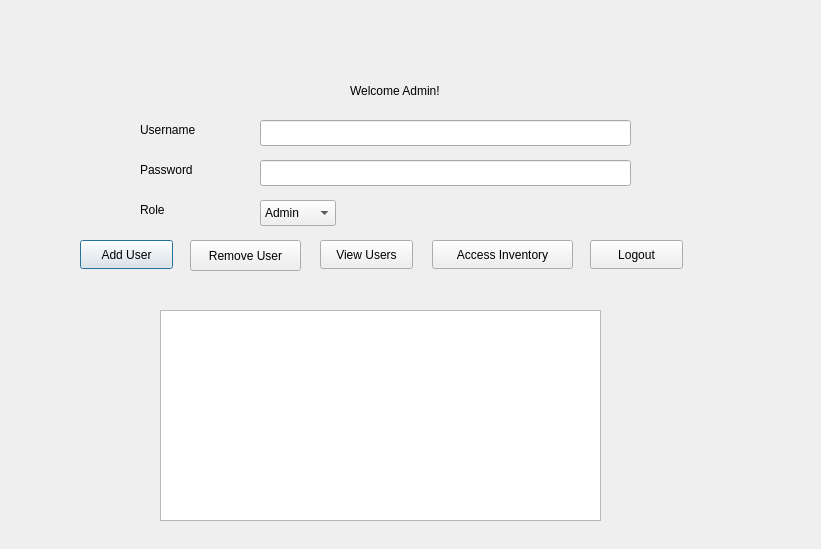
<?xml version="1.0" encoding="UTF-8"?>
<ui version="4.0">
 <class>AdminWindow</class>
 <widget class="QDialog" name="AdminWindow">
  <property name="geometry">
   <rect>
    <x>0</x>
    <y>0</y>
    <width>821</width>
    <height>549</height>
   </rect>
  </property>
  <property name="windowTitle">
   <string>Dialog</string>
  </property>
  <widget class="QLabel" name="labelAdmin">
   <property name="geometry">
    <rect>
     <x>350</x>
     <y>80</y>
     <width>121</width>
     <height>21</height>
    </rect>
   </property>
   <property name="text">
    <string>Welcome Admin!</string>
   </property>
  </widget>
  <widget class="QPushButton" name="pushButtonAddUser">
   <property name="geometry">
    <rect>
     <x>80</x>
     <y>240</y>
     <width>93</width>
     <height>29</height>
    </rect>
   </property>
   <property name="text">
    <string>Add User</string>
   </property>
  </widget>
  <widget class="QPushButton" name="pushButtonRemoveUser">
   <property name="geometry">
    <rect>
     <x>190</x>
     <y>240</y>
     <width>111</width>
     <height>31</height>
    </rect>
   </property>
   <property name="text">
    <string>Remove User</string>
   </property>
  </widget>
  <widget class="QPushButton" name="pushButtonViewUsers">
   <property name="geometry">
    <rect>
     <x>320</x>
     <y>240</y>
     <width>93</width>
     <height>29</height>
    </rect>
   </property>
   <property name="text">
    <string>View Users</string>
   </property>
  </widget>
  <widget class="QPushButton" name="pushButtonLogout">
   <property name="geometry">
    <rect>
     <x>590</x>
     <y>240</y>
     <width>93</width>
     <height>29</height>
    </rect>
   </property>
   <property name="text">
    <string>Logout</string>
   </property>
  </widget>
  <widget class="QLabel" name="LabelUsername">
   <property name="geometry">
    <rect>
     <x>140</x>
     <y>120</y>
     <width>131</width>
     <height>20</height>
    </rect>
   </property>
   <property name="text">
    <string>Username</string>
   </property>
  </widget>
  <widget class="QLabel" name="labelPassword">
   <property name="geometry">
    <rect>
     <x>140</x>
     <y>160</y>
     <width>63</width>
     <height>20</height>
    </rect>
   </property>
   <property name="text">
    <string>Password</string>
   </property>
  </widget>
  <widget class="QLabel" name="labelRole">
   <property name="geometry">
    <rect>
     <x>140</x>
     <y>200</y>
     <width>63</width>
     <height>20</height>
    </rect>
   </property>
   <property name="text">
    <string>Role</string>
   </property>
  </widget>
  <widget class="QLineEdit" name="lineEdituser">
   <property name="geometry">
    <rect>
     <x>260</x>
     <y>120</y>
     <width>371</width>
     <height>26</height>
    </rect>
   </property>
  </widget>
  <widget class="QLineEdit" name="lineEditpassword">
   <property name="geometry">
    <rect>
     <x>260</x>
     <y>160</y>
     <width>371</width>
     <height>26</height>
    </rect>
   </property>
   <property name="echoMode">
    <enum>QLineEdit::EchoMode::Password</enum>
   </property>
  </widget>
  <widget class="QComboBox" name="comboBoxRole">
   <property name="geometry">
    <rect>
     <x>260</x>
     <y>200</y>
     <width>76</width>
     <height>26</height>
    </rect>
   </property>
   <item>
    <property name="text">
     <string>Admin</string>
    </property>
   </item>
   <item>
    <property name="text">
     <string>Manager</string>
    </property>
   </item>
   <item>
    <property name="text">
     <string>Staff</string>
    </property>
   </item>
  </widget>
  <widget class="QTextEdit" name="textEditUsers">
   <property name="geometry">
    <rect>
     <x>160</x>
     <y>310</y>
     <width>441</width>
     <height>211</height>
    </rect>
   </property>
  </widget>
  <widget class="QPushButton" name="pushButton">
   <property name="geometry">
    <rect>
     <x>432</x>
     <y>240</y>
     <width>141</width>
     <height>29</height>
    </rect>
   </property>
   <property name="text">
    <string>Access Inventory</string>
   </property>
  </widget>
 </widget>
 <resources/>
 <connections/>
</ui>
